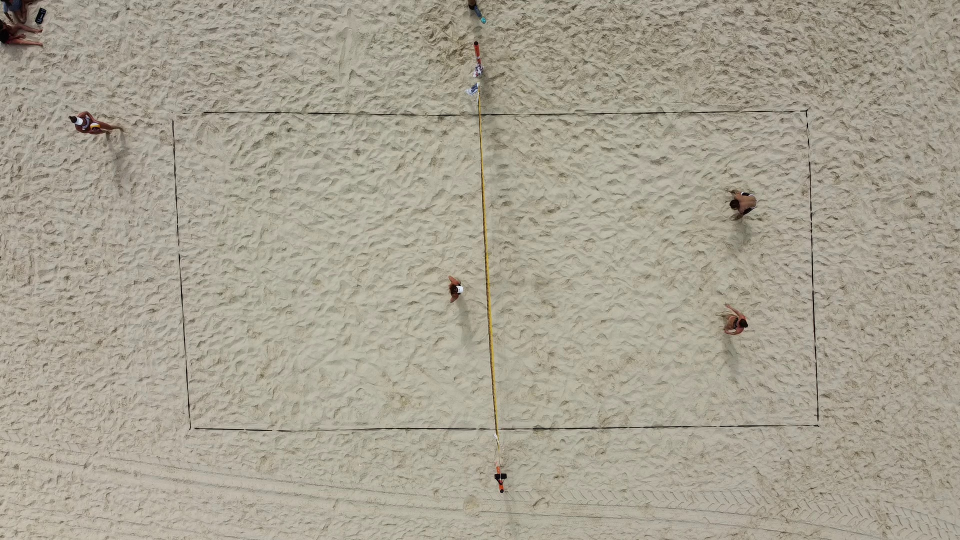
#> input picture utils/FieldDetection/0.jpg, 1920 x 1080 px (shown at 1/2 size)
$ python gamma-Lines.py
#> lines starting #> are read from the running program, lines starting #| are printed output that depends on the picture; after the words box and inside, x2 and y2 are one past the last pixel; in counts of white or black regions, pixels touching at a corner belong together
import cv2
import numpy as np
import matplotlib
from matplotlib.pyplot import imshow
from matplotlib import pyplot as plt
import sys
import math

figsize = (100, 100)

# field area
x = []
y = []

# show RGB
img = cv2.imread('0.jpg')
#> img is the input picture: shape (1080, 1920, 3); mean B, G, R 145.5, 160.9, 167
RGB = cv2.cvtColor(img, cv2.COLOR_BGR2RGB)
plt.figure(figsize=figsize)
plt.imshow(RGB, cmap="gray", vmin=0, vmax=255)
plt.show()

# show gamma
alpha = 2  # a*F(x) + b
beta = 100
gamma = cv2.addWeighted(RGB, alpha, np.zeros(RGB.shape, RGB.dtype), 0, beta)
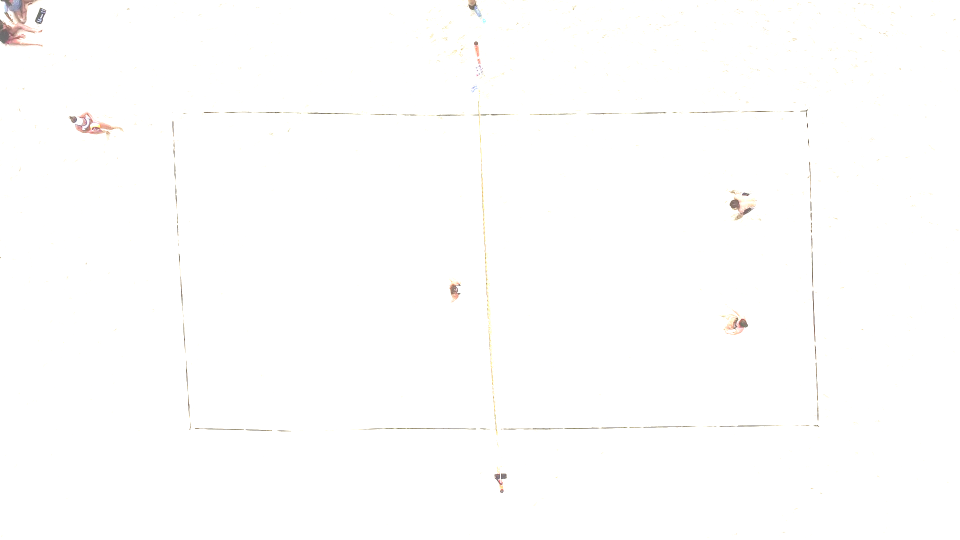
#> gamma: shape (1080, 1920, 3) (shown at 1/2 size); mean R, G, B 254.5, 254.3, 254
plt.figure(figsize=figsize)
plt.imshow(gamma, cmap="gray", vmin=0, vmax=255)
plt.show()

# show gray
img_copy = np.copy(RGB)
img_gray = cv2.cvtColor(gamma, cv2.COLOR_BGR2GRAY)
plt.figure(figsize=figsize)
plt.imshow(img_gray, cmap="gray", vmin=0, vmax=255)
plt.show()

# [22 lines of commented-out code are left out]
res, binary = cv2.threshold(img_gray, 200, 255, cv2.THRESH_BINARY)
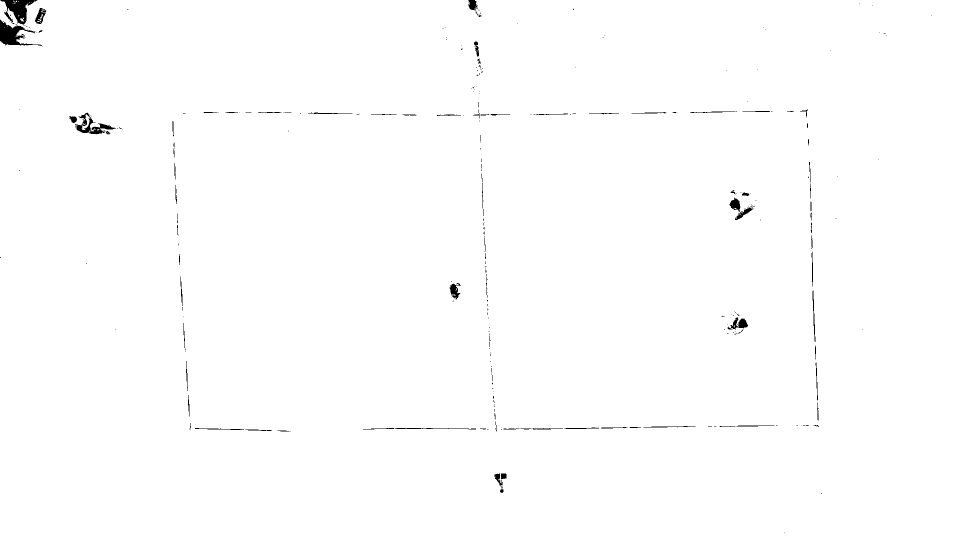
#> binary: shape (1080, 1920) (shown at 1/2 size); 99.4% white; 282 black regions (205 under 20 px), largest, box (x1, y1, x2, y2) and area: (0, 39, 85, 93) 1713, (1, 0, 75, 49) 1647, (150, 225, 231, 269) 1079
plt.figure(figsize=figsize)
plt.imshow(binary, cmap="gray", vmin=0, vmax=255)
plt.show()

edges = cv2.Canny(binary, 1, 255)
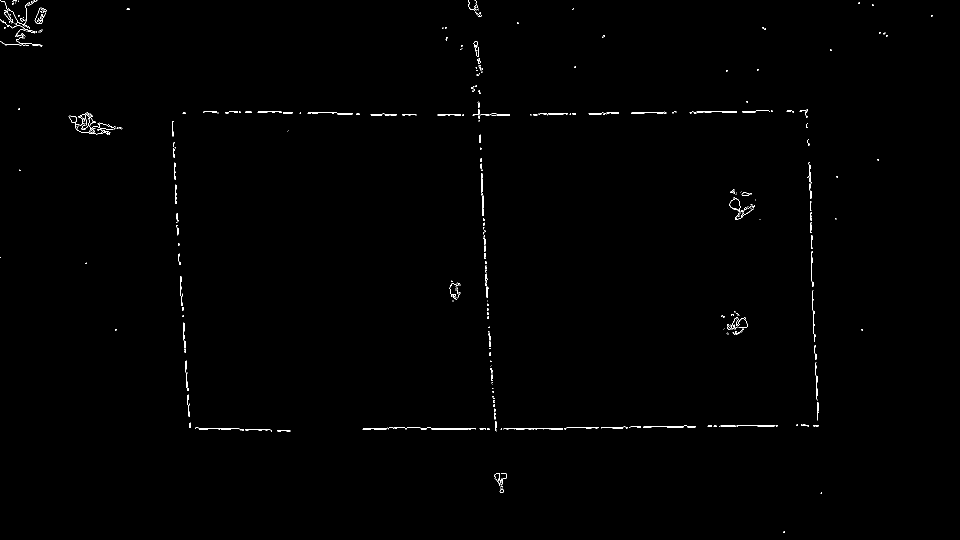
#> edges: shape (1080, 1920) (shown at 1/2 size); 0.39% white in thin lines or dots
plt.figure(figsize=figsize)
plt.imshow(edges, cmap="gray", vmin=0, vmax=255)
plt.show()

# kernel
kernel = cv2.getStructuringElement(cv2.MORPH_RECT, (3, 3))

# HoughLinesP
rho = 1  # distance resolution in pixels of the Hough grid
theta = np.pi / 180  # angular resolution in radians of the Hough grid
threshold = 1  # minimum number of votes (intersections in Hough grid cell)
min_line_length = 500  # minimum number of pixels making up a line
max_line_gap = 150  # maximum gap in pixels between connectable line segments
# line_image = np.copy(img) * 0  # creating a blank to draw lines on

linesP = cv2.HoughLinesP(edges, rho, theta, threshold, np.array([]), min_line_length, max_line_gap)
#> linesP = [[883, 231, 1613, 219], [951, 1, 972, 589], [743, 856, 1254, 856], [957, 232, 1601, 221], [345, 242, 375, 808], [1613, 222, 1635, 850], [774, 855, 1302, 855], [407, 224, 959, 233], [1614, 218, 1636, 853], [953, 28, 974, 629], [346, 242, 376, 821]]
if linesP is not None:
        length = len(linesP)
#> length = 11
        for i in range(0, length):
            l = linesP[i][0]
            cv2.line(img_copy, (l[0], l[1]), (l[2], l[3]), (0, 0, 255), 3, cv2.LINE_AA)
            x.append(l[0])
            x.append(l[2])
            if 250 < l[0] < 650:
                y.append(l[1])
            if 1300 < l[2] < 1750:
                y.append(l[3])
#> this loop made 11 passes
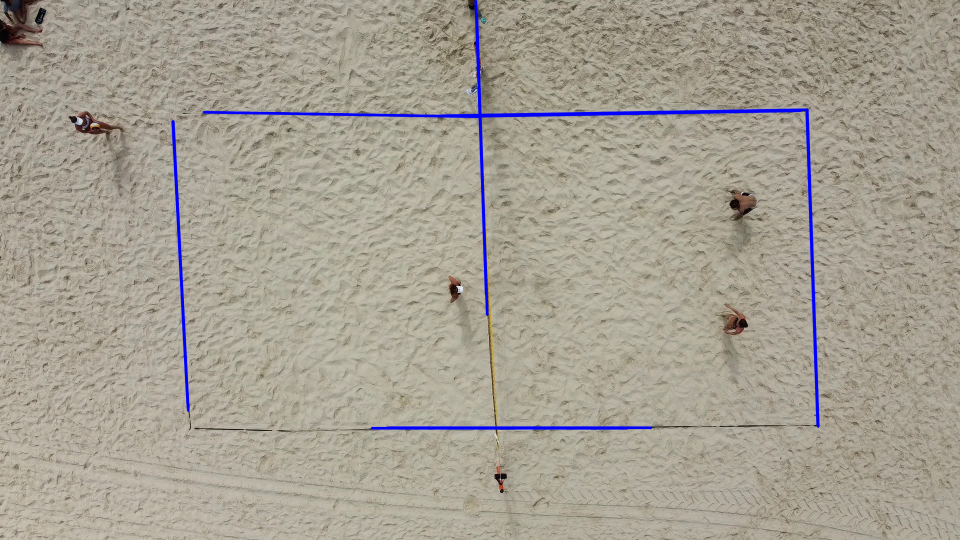
#> img_copy: shape (1080, 1920, 3) (shown at 1/2 size); mean R, G, B 165.6, 159.6, 147.1
#> after the loop, x = [883, 1613, 951, 972, 743, 1254, 957, 1601, 345, 375, 1613, 1635, 774, 1302, 407, 959, 1614, 1636, 953, 974, 346, 376]; y = [219, 221, 242, 850, 855, 224, 853, 242]
if linesP is not None:
    cv2.putText(img_copy, " Field Area", (1600, 35), cv2.FONT_HERSHEY_COMPLEX, 1, (0, 255, 0), 1)
#> img_copy: shape (1080, 1920, 3); 0.03% of pixels changed, all inside (x1, y1, x2, y2) = (1618, 14, 1789, 36)
    cv2.rectangle(img_copy, (1600, 55), (1800, 150), (0, 0, 255), 2)
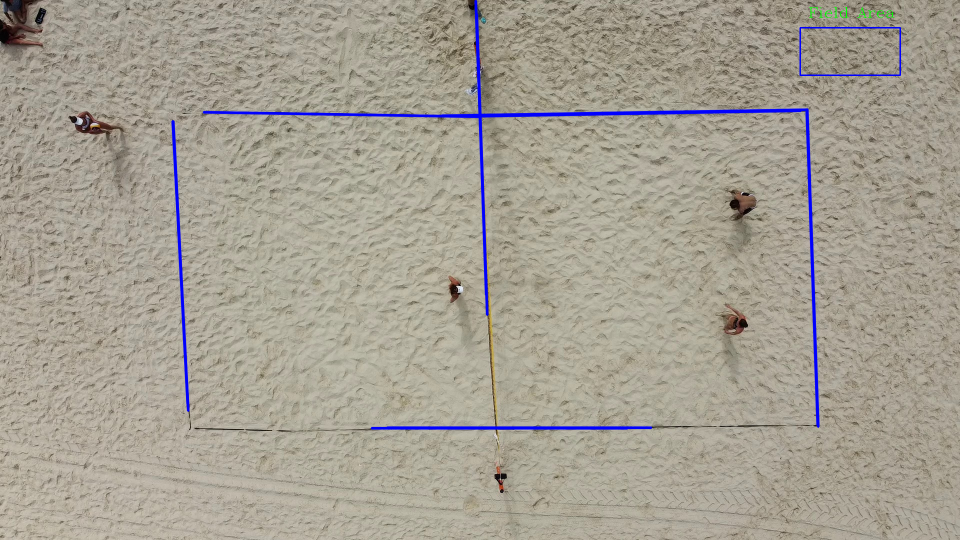
#> img_copy: shape (1080, 1920, 3) (shown at 1/2 size); mean R, G, B 165.4, 159.5, 147.2
    # field area
    cv2.putText(img_copy, str(min(x)), (1600, 170), cv2.FONT_HERSHEY_SIMPLEX, 0.7, (255, 0, 0), 2)
#> img_copy: shape (1080, 1920, 3); 0.02% of pixels changed, all inside (x1, y1, x2, y2) = (1601, 154, 1642, 172)
    cv2.putText(img_copy, str(max(x)), (1745, 170), cv2.FONT_HERSHEY_SIMPLEX, 0.7, (255, 0, 0), 2)
#> img_copy: shape (1080, 1920, 3); mean R, G, B 165.4, 159.4, 147.2
    cv2.putText(img_copy, str(min(y)), (1810, 70), cv2.FONT_HERSHEY_SIMPLEX, 0.7, (255, 0, 0), 2)
#> img_copy: shape (1080, 1920, 3); mean R, G, B 165.4, 159.4, 147.1
    cv2.putText(img_copy, str(max(y)), (1810, 150), cv2.FONT_HERSHEY_SIMPLEX, 0.7, (255, 0, 0), 2)
#> img_copy: shape (1080, 1920, 3); mean R, G, B 165.4, 159.4, 147.1

plt.figure(figsize=figsize)
plt.imshow(img_copy, cmap="gray", vmin=0, vmax=255)
plt.show()

# cv2.imshow("mask", image)
# cv2.waitKey(0)

$ run again, with utils/FieldDetection/1.jpg copied over utils/FieldDetection/0.jpg
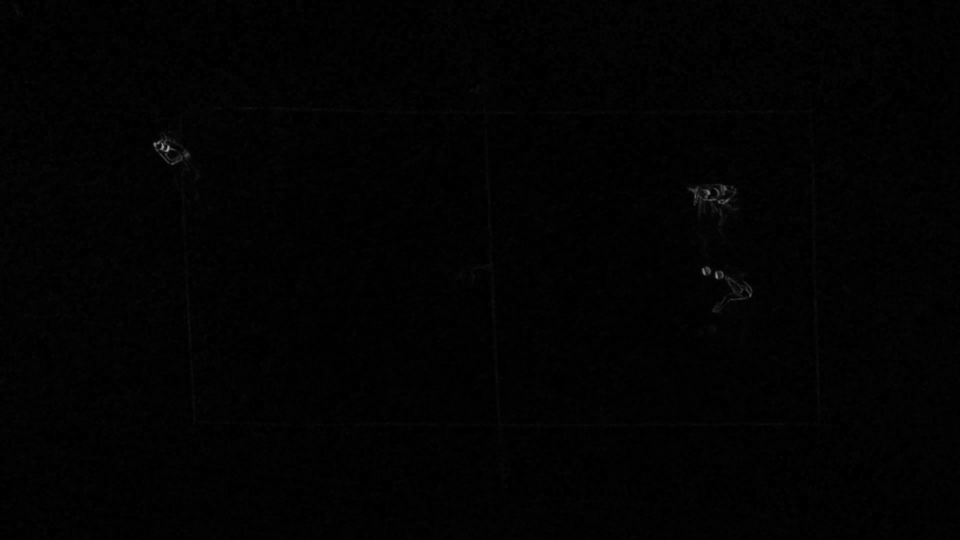
#> input picture utils/FieldDetection/1.jpg, 1920 x 1080 px (shown at 1/2 size)
#> img is the input picture: shape (1080, 1920, 3); min 0, max 170, mean 2.2
#> `gamma = cv2.addWeighted(RGB, alpha, np.zeros(RGB.shape, RGB.dtype), 0,..`:
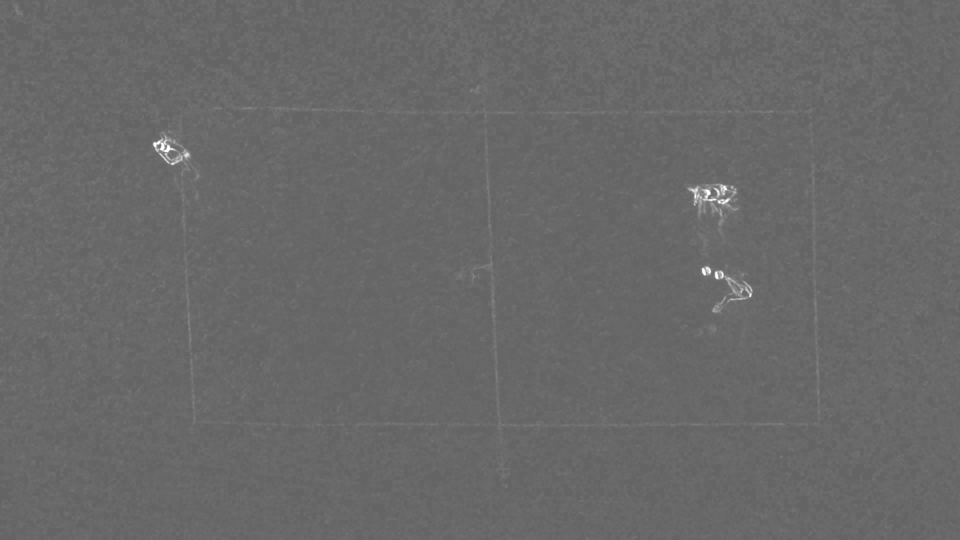
#> gamma: shape (1080, 1920, 3) (shown at 1/2 size); min 100, max 255, mean 104.4
#> binary: shape (1080, 1920); 0.06% white; 37 white regions (22 under 20 px), largest, box (x1, y1, x2, y2) and area: (320, 280, 349, 304) 235, (1407, 379, 1432, 402) 194, (307, 279, 325, 295) 99
#> edges: shape (1080, 1920); 0.04% white in thin lines or dots, all inside (x1, y1, x2, y2) = (306, 278, 1504, 599)
#> linesP = None
